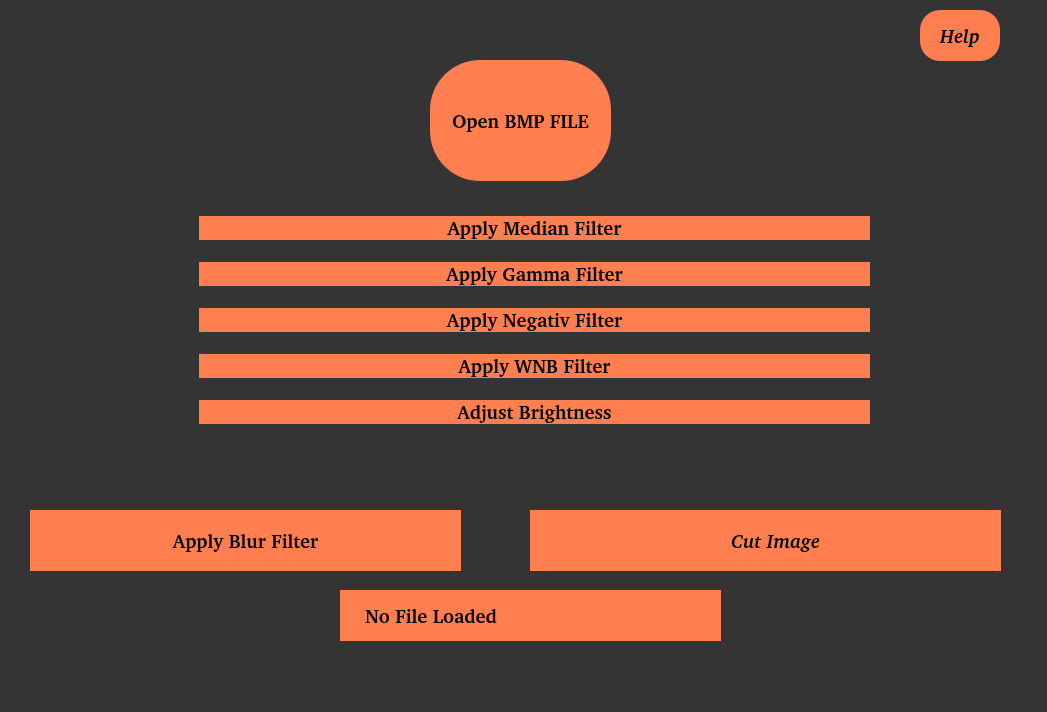
<?xml version="1.0" encoding="UTF-8"?>
<ui version="4.0">
 <class>MainWindow</class>
 <widget class="QMainWindow" name="MainWindow">
  <property name="geometry">
   <rect>
    <x>0</x>
    <y>0</y>
    <width>1047</width>
    <height>712</height>
   </rect>
  </property>
  <property name="windowTitle">
   <string>MainWindow</string>
  </property>
  <property name="styleSheet">
   <string notr="true">background: #343434</string>
  </property>
  <widget class="QWidget" name="centralwidget">
   <widget class="QPushButton" name="openFileButton">
    <property name="geometry">
     <rect>
      <x>430</x>
      <y>60</y>
      <width>181</width>
      <height>121</height>
     </rect>
    </property>
    <property name="font">
     <font>
      <family>URW Gothic [urw]</family>
      <pointsize>14</pointsize>
      <weight>75</weight>
      <italic>false</italic>
      <bold>true</bold>
     </font>
    </property>
    <property name="styleSheet">
     <string notr="true">background-color: #FF7F50;
border-radius: 50%;</string>
    </property>
    <property name="text">
     <string>Open BMP FILE</string>
    </property>
   </widget>
   <widget class="QLabel" name="statusLabel">
    <property name="geometry">
     <rect>
      <x>340</x>
      <y>590</y>
      <width>381</width>
      <height>51</height>
     </rect>
    </property>
    <property name="sizePolicy">
     <sizepolicy hsizetype="Preferred" vsizetype="Preferred">
      <horstretch>2</horstretch>
      <verstretch>0</verstretch>
     </sizepolicy>
    </property>
    <property name="font">
     <font>
      <family>URW Gothic [urw]</family>
      <pointsize>14</pointsize>
      <weight>75</weight>
      <bold>true</bold>
     </font>
    </property>
    <property name="styleSheet">
     <string notr="true">background-color: #FF7F50;
border-radius: 50%;;
padding-left:20px;</string>
    </property>
    <property name="text">
     <string>No File Loaded</string>
    </property>
   </widget>
   <widget class="QWidget" name="verticalLayoutWidget">
    <property name="geometry">
     <rect>
      <x>199</x>
      <y>200</y>
      <width>671</width>
      <height>242</height>
     </rect>
    </property>
    <layout class="QVBoxLayout" name="verticalLayout_3">
     <item>
      <widget class="QPushButton" name="medianButton">
       <property name="font">
        <font>
         <family>URW Gothic [urw]</family>
         <pointsize>14</pointsize>
         <weight>75</weight>
         <bold>true</bold>
        </font>
       </property>
       <property name="styleSheet">
        <string notr="true">background-color: #FF7F50;
border-radius: 50%;</string>
       </property>
       <property name="text">
        <string>Apply Median Filter</string>
       </property>
      </widget>
     </item>
     <item>
      <widget class="QPushButton" name="gammaButton">
       <property name="font">
        <font>
         <family>URW Gothic [urw]</family>
         <pointsize>14</pointsize>
         <weight>75</weight>
         <bold>true</bold>
        </font>
       </property>
       <property name="styleSheet">
        <string notr="true">background-color: #FF7F50;
border-radius: 50%;</string>
       </property>
       <property name="text">
        <string>Apply Gamma Filter</string>
       </property>
      </widget>
     </item>
     <item>
      <widget class="QPushButton" name="negativeButton">
       <property name="font">
        <font>
         <family>URW Gothic [urw]</family>
         <pointsize>14</pointsize>
         <weight>75</weight>
         <bold>true</bold>
        </font>
       </property>
       <property name="styleSheet">
        <string notr="true">background-color: #FF7F50;
border-radius: 50%;</string>
       </property>
       <property name="text">
        <string>Apply Negativ Filter</string>
       </property>
      </widget>
     </item>
     <item>
      <widget class="QPushButton" name="wnbButton">
       <property name="font">
        <font>
         <family>URW Gothic [urw]</family>
         <pointsize>14</pointsize>
         <weight>75</weight>
         <bold>true</bold>
        </font>
       </property>
       <property name="styleSheet">
        <string notr="true">background-color: #FF7F50;
border-radius: 50%;</string>
       </property>
       <property name="text">
        <string>Apply WNB Filter</string>
       </property>
      </widget>
     </item>
     <item>
      <widget class="QPushButton" name="brightnessButton">
       <property name="font">
        <font>
         <family>URW Gothic [urw]</family>
         <pointsize>14</pointsize>
         <weight>75</weight>
         <bold>true</bold>
        </font>
       </property>
       <property name="styleSheet">
        <string notr="true">background-color: #FF7F50;
border-radius: 50%;</string>
       </property>
       <property name="text">
        <string>Adjust Brightness</string>
       </property>
      </widget>
     </item>
    </layout>
   </widget>
   <widget class="QPushButton" name="helpButton">
    <property name="geometry">
     <rect>
      <x>920</x>
      <y>10</y>
      <width>80</width>
      <height>51</height>
     </rect>
    </property>
    <property name="font">
     <font>
      <family>URW Gothic [urw]</family>
      <pointsize>14</pointsize>
      <weight>75</weight>
      <italic>true</italic>
      <bold>true</bold>
     </font>
    </property>
    <property name="styleSheet">
     <string notr="true">background-color: #FF7F50;
border-radius: 20%;</string>
    </property>
    <property name="text">
     <string>Help</string>
    </property>
   </widget>
   <widget class="QPushButton" name="blurButton">
    <property name="geometry">
     <rect>
      <x>30</x>
      <y>510</y>
      <width>431</width>
      <height>61</height>
     </rect>
    </property>
    <property name="font">
     <font>
      <family>URW Gothic [urw]</family>
      <pointsize>14</pointsize>
      <weight>75</weight>
      <bold>true</bold>
     </font>
    </property>
    <property name="styleSheet">
     <string notr="true">background-color: #FF7F50;
border-radius: 50%;</string>
    </property>
    <property name="text">
     <string>Apply Blur Filter</string>
    </property>
   </widget>
   <widget class="QPushButton" name="cutButton">
    <property name="geometry">
     <rect>
      <x>530</x>
      <y>510</y>
      <width>471</width>
      <height>61</height>
     </rect>
    </property>
    <property name="font">
     <font>
      <family>URW Gothic [urw]</family>
      <pointsize>14</pointsize>
      <weight>75</weight>
      <italic>true</italic>
      <bold>true</bold>
     </font>
    </property>
    <property name="styleSheet">
     <string notr="true">background-color: #FF7F50;
border-radius: 50%;;
padding-left:20px;</string>
    </property>
    <property name="text">
     <string>Cut Image</string>
    </property>
   </widget>
  </widget>
  <widget class="QMenuBar" name="menubar">
   <property name="geometry">
    <rect>
     <x>0</x>
     <y>0</y>
     <width>1047</width>
     <height>20</height>
    </rect>
   </property>
  </widget>
  <widget class="QStatusBar" name="statusbar"/>
 </widget>
 <resources/>
 <connections/>
</ui>
